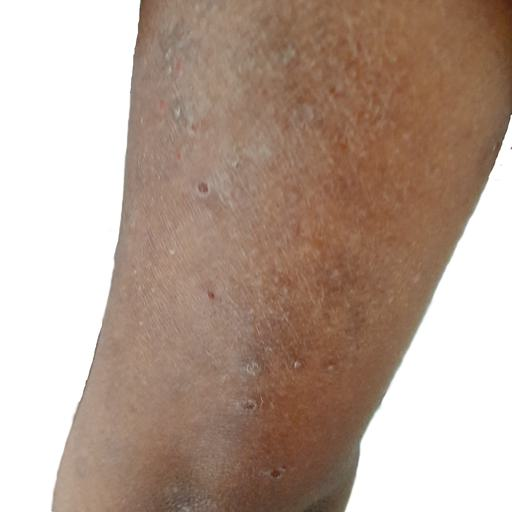
#> input picture Dataset_reducido/Entrenamiento/CD (120).jpg, 512 x 512 px
$ python -i e1_mascara_lab.py   (imports and definitions only)
#> lines starting #> are read from the running program, lines starting #| are printed output that depends on the picture; after the words box and inside, x2 and y2 are one past the last pixel; in counts of white or black regions, pixels touching at a corner belong together
"""Etapa 1 — Enmascarado del fondo y conversión RGB -> CIELAB.

Problema: varias imágenes de SkinDisNet tienen el fondo recortado y reemplazado
por blanco. Esos píxeles no son piel y, si se incluyen, distorsionan la
umbralización.

Criterio para el fondo:
  1. Candidatos: píxeles muy claros (V alto) y casi sin color (S baja) en HSV.
  2. Solo se considera fondo una región candidata que TOCA EL BORDE de la imagen
     y tiene un área mínima. Esto evita borrar la descamación blanquecina o los
     reflejos que están dentro de la lesión, que también son claros y poco
     saturados pero quedan rodeados de piel.
  3. Se agranda el fondo unos píxeles (dilatación) para descartar la franja de
     transición piel/blanco, donde el JPEG mezcla ambos colores.

Conversión a Lab: L* = luminosidad (0-100), a* = eje verde(-)/rojo(+),
b* = eje azul(-)/amarillo(+). El eritema se mide en a*, separado del brillo.
"""
from pathlib import Path

import cv2
import numpy as np
import matplotlib.pyplot as plt

# Parámetros fijos (no se aprenden de los datos; la máscara se calcula imagen por imagen)
V_MIN_FONDO = 235          # brillo mínimo (0-255) para ser candidato a fondo
S_MAX_FONDO = 25           # saturación máxima (0-255) para ser candidato a fondo
AREA_MIN_FONDO = 0.005     # fracción mínima de la imagen para aceptar una región como fondo
MARGEN_PX = 5              # píxeles que se descartan en el borde piel/fondo

# Se genera la máscara del fondo blanco
def mascara_fondo(rgb, v_min=V_MIN_FONDO, s_max=S_MAX_FONDO,
                  area_min=AREA_MIN_FONDO, margen=MARGEN_PX):
    """Devuelve una máscara booleana con True en los píxeles de fondo blanco."""
#> called with v_min = 235, s_max = 25, area_min = 0.005, margen = 5
    hsv = cv2.cvtColor(rgb, cv2.COLOR_RGB2HSV)
#> hsv: shape (512, 512, 3); mean H, S, V 9.2, 63.4, 182.2
    candidatos = ((hsv[..., 2] >= v_min) & (hsv[..., 1] <= s_max)).astype(np.uint8)  # candidatos a fondo (cumplen con V alto y S bajo)
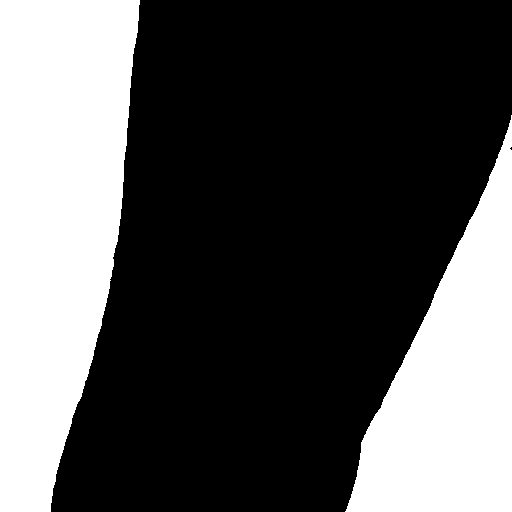
#> candidatos: shape (512, 512); values 0 (black) and 1 (white), 33.6% white; 2 white regions, box (x1, y1, x2, y2) and area: (0, 0, 140, 512) 54062, (345, 115, 512, 512) 34094

    # Cierre chico para unir el fondo cortado por ruido/artefactos JPEG
    k3 = cv2.getStructuringElement(cv2.MORPH_ELLIPSE, (3, 3))
    candidatos = cv2.morphologyEx(candidatos, cv2.MORPH_CLOSE, k3)

    # Etiquetado de componentes conexas: solo las que tocan el borde son fondo
    alto, ancho = candidatos.shape
#> alto = 512; ancho = 512
    n, etiquetas, stats, _ = cv2.connectedComponentsWithStats(candidatos, connectivity=8)
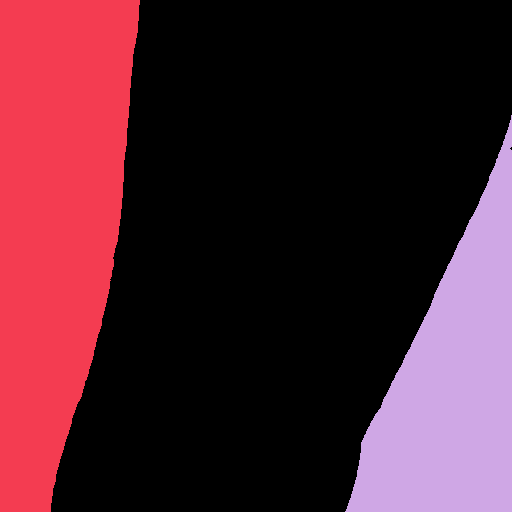
#> etiquetas: shape (512, 512) int32; 3 distinct labels, from 0 to 2; one colour per label, 0 black
#> n = 3; stats = [[51, 0, 461, 512, 173988], [0, 0, 140, 512, 54062], [345, 115, 167, 397, 34094]]
    area_min_px = area_min * alto * ancho
#> area_min_px = 1310.7
    fondo = np.zeros((alto, ancho), dtype=np.uint8)
    for i in range(1, n):
        x, y, w, h, area = stats[i]
        toca_borde = x == 0 or y == 0 or x + w == ancho or y + h == alto
        if toca_borde and area >= area_min_px:
            fondo[etiquetas == i] = 1
#> this loop made 2 passes

    if margen > 0 and fondo.any():
        k = cv2.getStructuringElement(cv2.MORPH_ELLIPSE, (2 * margen + 1, 2 * margen + 1))
        fondo = cv2.dilate(fondo, k)
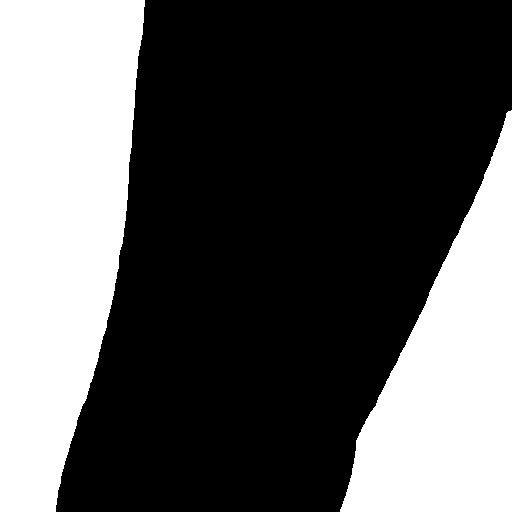
#> fondo: shape (512, 512); values 0 (black) and 1 (white), 35.6% white; 2 white regions, box (x1, y1, x2, y2) and area: (0, 0, 145, 512) 56803, (340, 110, 512, 512) 36437
    return fondo.astype(bool)


def mascara_piel(rgb, **kwargs):
    """Máscara booleana con True en los píxeles válidos (piel). Complemento del fondo."""
    return ~mascara_fondo(rgb, **kwargs)


def rgb_a_lab(rgb):
    """Convierte RGB uint8 a CIELAB en float32.

    Se convierte en punto flotante (RGB/255) para que OpenCV devuelva valores en
    unidades reales: L* en [0, 100], a* y b* aprox. en [-128, 127], con 0 = neutro.
    (Con uint8, OpenCV reescala L a 0-255 y suma 128 a a* y b*.)
    """
    return cv2.cvtColor(rgb.astype(np.float32) / 255.0, cv2.COLOR_RGB2Lab)
#> returned value: shape (512, 512, 3) float32; mean of channels 0, 1, 2 66.8, 6.8, 11


# [5 lines left out: function aplicar_mascara, not called in this run]

# IMPORTANTE: devuelve la máscara y L a b sin enmascarar
def procesar_etapa1(rgb, **kwargs_mascara):
    """Aplica la etapa 1 a una imagen RGB.

    Devuelve un dict con: rgb, mascara (True = piel), L, a, b (float32, sin
    enmascarar) y frac_fondo (fracción de la imagen descartada).
    """
    mascara = mascara_piel(rgb, **kwargs_mascara)
    lab = rgb_a_lab(rgb)

    return {
        "rgb": rgb,
        "mascara": mascara,
        "L": lab[..., 0],
        "a": lab[..., 1],
        "b": lab[..., 2],
        "frac_fondo": float(1.0 - mascara.mean()),
    }


# [62 lines left out: functions mostrar_etapa1, _escribir_png, guardar_etapa1, cargar_etapa1, not called in this run]

>>> import cv2
>>> picture = cv2.cvtColor(cv2.imread('../Dataset_reducido/Entrenamiento/CD (120).jpg'), cv2.COLOR_BGR2RGB)
>>> result = procesar_etapa1(picture)
#> result = 6 items

$ run again, on Dataset_reducido/Entrenamiento/CD (140).jpg
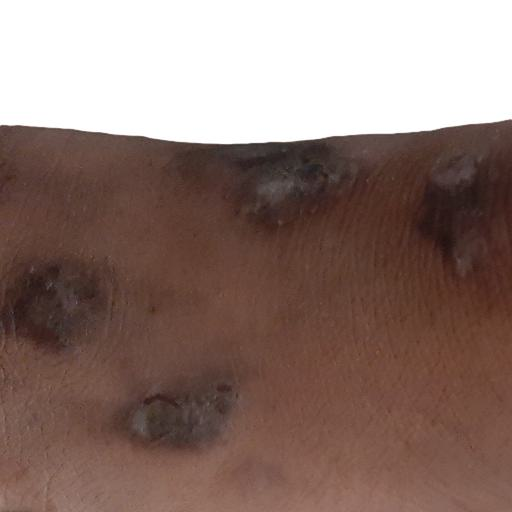
#> input picture Dataset_reducido/Entrenamiento/CD (140).jpg, 512 x 512 px
#> hsv: shape (512, 512, 3); mean H, S, V 6.9, 77, 140.8
#> in mascara_fondo, `candidatos = ((hsv[..., 2] >= v_min) & (hsv[..., 1] <= s_max)).astype(..`:
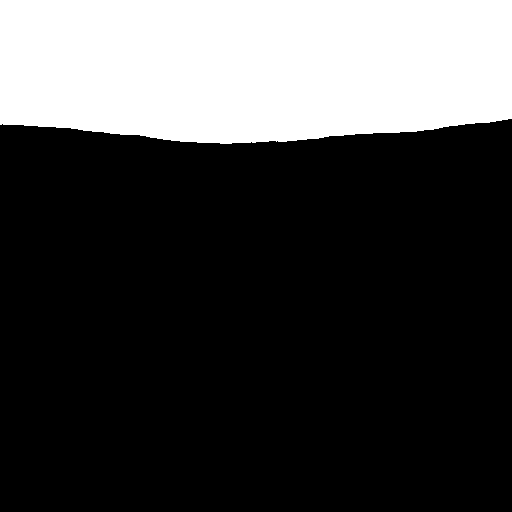
#> candidatos: shape (512, 512); values 0 (black) and 1 (white), 26.1% white; 1 white region, box (x1, y1, x2, y2) and area: (0, 0, 512, 144) 68441
#> n = 2; stats = [[0, 119, 512, 393, 193703], [0, 0, 512, 144, 68441]]
#> the loop in mascara_fondo, `for i in range(1, n):` made 1 pass
#> in mascara_fondo, `fondo = cv2.dilate(fondo, k)`:
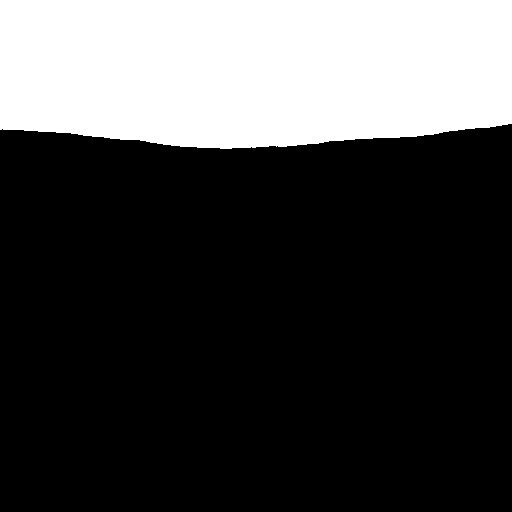
#> fondo: shape (512, 512); values 0 (black) and 1 (white), 27.1% white; 1 white region, box (x1, y1, x2, y2) and area: (0, 0, 512, 149) 71001
#> result = 6 items
